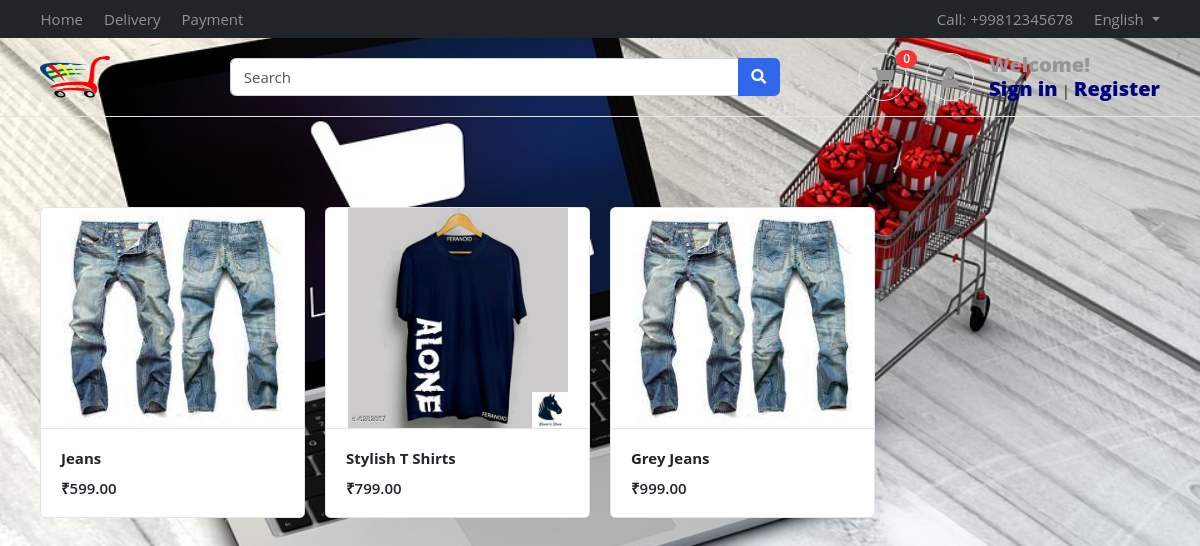
The app's page / (signed in) with its own data.
### accounts/models.py (models this page shows)
class Profile(BaseModel):
    user=models.OneToOneField(User,on_delete=models.CASCADE,related_name='profile')
    is_email_verified=models.BooleanField(default=False)
    email_token=models.CharField(max_length=100,null=True,blank=True)
    profile_image=models.ImageField(upload_to='profile')
    def get_cart_count(self):
        return CartItems.objects.filter(cart__is_paid = False , cart__user = self.user).count()

### products/models.py (models this page shows, shortened)
class Product(BaseModel):
    product_name=models.CharField(max_length=150)
    slug=models.SlugField(unique=True,null=True,blank=True)
    category=models.ForeignKey(Category,on_delete=models.CASCADE,related_name='products')
    price=models.IntegerField()
    product_description=models.TextField()
    color_variant = models.ManyToManyField(ColorVariant , blank=True)
    size_variant = models.ManyToManyField(SizeVariant , blank=True)

class ProductImage(BaseModel):
    product=models.ForeignKey(Product,on_delete=models.CASCADE,related_name='product_images')
    image=models.ImageField(upload_to="product")

### home/views.py (the view)
# urls.py: path('' , index , name="index"),
def index(request):
    context = {'products' : Product.objects.all()}
    return render(request , 'home/index.html' , context)

### templates/home/index.html
{% extends 'base/base.html' %}
{% block start %}
<div class="container mt-5 pt-5">
    <div class="row">
        {% for product in products %}
        <div class="col-md-3">
            <figure class="card card-product-grid">
                <div class="img-wrap"> <img src="/media/{{product.product_images.first.image}}"> </div>
                <figcaption class="info-wrap border-top">
                    <a href="{% url 'get_product' product.slug %}" class="title">
                        <b>{{product.product_name}}</b></a>
                    <div class="price mt-2">₹{{product.price}}.00</div>
                </figcaption>
            </figure>
        </div>
        {% endfor %}
    </div>
    </div>
{% endblock  %}

### templates/base/base.html (shortened to what this page needs)
<!DOCTYPE HTML>
<html lang="en">
<head>
<link href="/media/css/bootstrap.css" rel="stylesheet" type="text/css"/>
<link href="/media/fonts/fontawesome/css/all.min.css" type="text/css" rel="stylesheet">
<link href="/media/css/ui.css" rel="stylesheet" type="text/css"/>
<link href="/media/css/responsive.css" rel="stylesheet" />
</head>
<body>
	<header class="section-header">
		<nav class="navbar navbar-dark navbar-expand p-0 bg-dark">
		<div class="container">
			<ul class="navbar-nav d-none d-md-flex mr-auto">
				<li class="nav-item"><a class="nav-link" href="#">Home</a></li>
				<li class="nav-item"><a class="nav-link" href="#">Delivery</a></li>
				<li class="nav-item"><a class="nav-link" href="#">Payment</a></li>
			</ul>
			<ul class="navbar-nav">
				<li class="nav-item"><a href="#" class="nav-link"> Call: +99812345678 </a></li>
				<li class="nav-item dropdown">
					 <a href="#" class="nav-link dropdown-toggle" data-toggle="dropdown"> English </a>
				</li>
			</ul>
		  </div>
		</nav>
		<section class="header-main border-bottom">
			<div class="container">
		<div class="row align-items-center">
			<div class="col-lg-2 col-4">
				<div class="brand-wrap">
					<img style="height:100px;width:70px;" class="logo" src="/media/images/logo1.png">
				</div>
			</div>
			<div class="col-lg-6 col-sm-12">
				<form action="#" class="search">
					<div class="input-group w-100">
						<input type="text" class="form-control" placeholder="Search">
						<div class="input-group-append">
						  <button class="btn btn-primary" type="submit">
							<i class="fa fa-search"></i>
						  </button>
						</div>
					</div>
				</form>
			</div>
			<div class="col-lg-4 col-sm-6 col-8">
				<div class="widgets-wrap float-md-right">
					<div class="widget-header  mr-3">
						<a href="{% url 'cart' %}" class="icon icon-sm rounded-circle border"><i class="fa fa-shopping-cart"></i></a>
						<span class="badge badge-pill badge-danger notify">{{request.user.profile.get_cart_count}}</span>
					</div>
					<div class="widget-header icontext">
						<a href="#" class="icon icon-sm rounded-circle border"><i class="fa fa-user"></i></a>
						<div class="text">
							<span style="color:black;font-weight: 900;font-size:20px;" class="text-muted">Welcome!</span>
							<div>
								<a style="color: navy;font-weight: 900;font-size:20px;" href="{% url 'login' %}">Sign in</a> |
								<a style="color: navy;font-weight: 900;font-size:20px;" href="{% url 'register' %}"> Register</a>
							</div>
						</div>
					</div>
				</div>
			</div>
		</div>
			</div>
		</section>
		</header>
		{% block start %}
		{% endblock %}
        </body>
        </html>

### public/static/css/ui.css (style rules this page uses)
html { font-family: 'Inter', sans-serif; font-size: 15px; }
.img-wrap { text-align: center; display: block; }
.img-wrap img { max-width: 100%; }
.icon-xs, .icon-sm, .icon-md, .icon-lg { display: inline-block; text-align: center; flex-shrink: 0; flex-grow: 0; }
.icon-sm { width: 48px; height: 48px; line-height: 48px; font-size: 20px; }
figure { margin-bottom: 0; }
.card .title { color: #212529; }
.header-main { position: relative; padding-top: 1rem; padding-bottom: 1rem; }
.brand-wrap .logo, .navbar-brand .logo { margin-right: 7px; max-height: 42px; display: inline-block; }
.widget-header { display: inline-block; vertical-align: middle; position: relative; }
.widget-header a { color: #545454; }
.widget-header i { color: #969696; }
.widget-header .notify { position: absolute; top: -3px; right: -10px; }
[class*='card-product'] a.title { color: #212529; display: block; }
[class*='card-product'] .img-wrap { overflow: hidden; position: relative; }
[class*='card-product'] .img-wrap img { height: 100%; max-width: 100%; width: auto; display: inline-block; object-fit: cover; }
.card-product-grid { margin-bottom: 20px; }
.card-product-grid .img-wrap { border-radius: 0.2rem 0.2rem 0 0; height: 220px; }
.card-product-grid .info-wrap { overflow: hidden; padding: 18px 20px; }
.card .img-wrap { overflow: hidden; }
.icontext { display: inline-flex; align-items: center; vertical-align: middle; }
.icontext .text { width: 100%; line-height: 1.2; color: #212529; }
.icontext .icon { position: relative; margin-right: 15px; flex-shrink: 0; flex-grow: 0; }
.notify { position: absolute; top: -4px; right: -10px; display: inline-block; padding: .25em .6em; font-size: 12px; line-height: 1; text-align: center; border-radius: 3rem; color: #fff; background-color: #fa3434; }
.price { font-weight: 600; color: #212529; }
body { background: url('bgg.jpg'); background-repeat: no-repeat; background-size:cover; font-family: "Open Sans", sans-serif; }

### records on screen
Product: product_images.first.image (picture), product_name "Jeans", price "599"
Product: product_images.first.image (picture), product_name "Stylish T Shirts", price "799"
Product: product_images.first.image (picture), product_name "Grey Jeans", price "999"

### other values on screen
{{ request.user.profile.get_cart_count }} "0"
